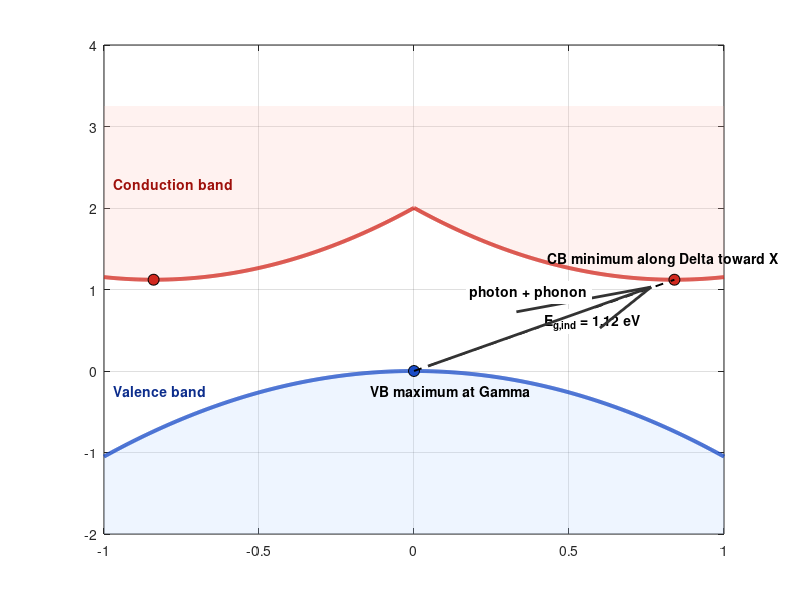

This chart was generated by the following MATLAB code: (Note: this script raises an error after producing the figure.)
function silicon_indirect_band_diagram_corrected(Eg_eV)
% SILICON_INDIRECT_BAND_DIAGRAM_CORRECTED
% Qualitative E-k diagram for crystalline silicon near room temperature.
%
% Run:
%   silicon_indirect_band_diagram_corrected
%   silicon_indirect_band_diagram_corrected(1.12)
%
% Scope: schematic teaching figure, not a calculated electronic band structure.
% The valence-band maximum is at Gamma and the conduction-band minima are
% placed schematically along Delta toward X to represent Si's indirect gap.

if nargin < 1
    Eg_eV = 1.12;
end
validateattributes(Eg_eV,{'numeric'},{'scalar','real','positive','finite'});

k = linspace(-1,1,1000);       % Dimensionless schematic Gamma-X-Gamma path.
k0 = 0.84;                     % Schematic Delta valley; not fitted band data.
Ev = -1.05*k.^2;               % Ev maximum = 0 at Gamma.
Ec = Eg_eV + 1.25*(abs(k)-k0).^2;

figure('Color','w','Name','Silicon indirect band-gap schematic', ...
       'NumberTitle','off','Position',[180 130 980 660]);
ax = axes; hold(ax,'on'); box(ax,'on'); grid(ax,'on');

fill(ax,[k fliplr(k)],[Ev -2*ones(size(k))],[.70 .82 1.00], ...
    'FaceAlpha',.22,'EdgeColor','none');
fill(ax,[k fliplr(k)],[Ec 3.25*ones(size(k))],[1.00 .75 .70], ...
    'FaceAlpha',.20,'EdgeColor','none');
plot(ax,k,Ev,'Color',[.10 .30 .78],'LineWidth',2.8);
plot(ax,k,Ec,'Color',[.82 .16 .12],'LineWidth',2.8);

plot(ax,0,0,'o','MarkerSize',8,'MarkerFaceColor',[.10 .30 .78],'MarkerEdgeColor','k');
plot(ax,[k0 -k0],[Eg_eV Eg_eV],'o','MarkerSize',8, ...
    'MarkerFaceColor',[.82 .16 .12],'MarkerEdgeColor','k');

% Fundamental gap connects extrema at different crystal momenta.
plot(ax,[0 k0],[0 Eg_eV],'k--','LineWidth',1.4);
text(ax,.42,.54*Eg_eV,sprintf('E_{g,ind} = %.2f eV',Eg_eV), ...
    'FontWeight','bold','BackgroundColor','w');
quiver(ax,.045,.06,k0-.12,Eg_eV-.15,0,'Color',[.2 .2 .2], ...
    'LineWidth',2,'MaxHeadSize',.25);
text(ax,.18,.86*Eg_eV,'photon + phonon','FontWeight','bold','BackgroundColor','w');

text(ax,-.97,-.25,'Valence band','Color',[.05 .18 .55],'FontWeight','bold');
text(ax,-.97,2.30,'Conduction band','Color',[.62 .06 .04],'FontWeight','bold');
text(ax,-.14,-.25,'VB maximum at Gamma','FontWeight','bold');
text(ax,.43,Eg_eV+.25,'CB minimum along Delta toward X','FontWeight','bold');

xline(ax,0,':','Color',[.35 .35 .35]);
xticks(ax,[-1 0 1]);
xticklabels(ax,{'X','Gamma','X'});
xlabel(ax,'Crystal momentum / wave vector, k (schematic path)');
ylabel(ax,'Energy relative to valence-band maximum (eV)');
title(ax,'Crystalline silicon: schematic indirect band gap','FontWeight','bold');
xlim(ax,[-1.05 1.05]); ylim(ax,[-1.25 3.10]);

annotation('textbox',[.135 .79 .74 .10], ...
    'String',{'Schematic only: curvatures and k positions are not a numerical E(k) calculation.', ...
    'Si is indirect because the valence-band maximum and conduction-band minimum occur at different k.'}, ...
    'FitBoxToText','off','BackgroundColor','white','EdgeColor',[.55 .55 .55],'FontSize',9);

fprintf('Si schematic indirect-gap diagram created: Eg = %.3f eV.\n',Eg_eV);
end
